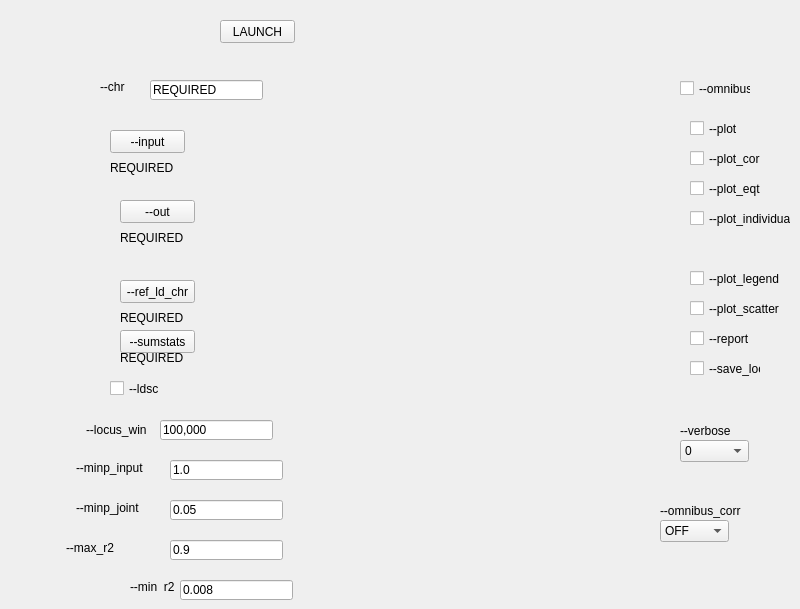
      <widget class="QWidget" name="tab_13">
       <attribute name="title">
        <string>Post Processing</string>
       </attribute>
       <widget class="QCheckBox" name="FPPPLOTEQTL">
        <property name="geometry">
         <rect>
          <x>690</x>
          <y>180</y>
          <width>71</width>
          <height>17</height>
         </rect>
        </property>
        <property name="text">
         <string>--plot_eqtl	</string>
        </property>
       </widget>
       <widget class="QCheckBox" name="FPPPLOTINDIVIDUAL">
        <property name="geometry">
         <rect>
          <x>690</x>
          <y>210</y>
          <width>101</width>
          <height>17</height>
         </rect>
        </property>
        <property name="text">
         <string>--plot_individual	</string>
        </property>
       </widget>
       <widget class="QCheckBox" name="FPPPLOT">
        <property name="geometry">
         <rect>
          <x>690</x>
          <y>120</y>
          <width>71</width>
          <height>17</height>
         </rect>
        </property>
        <property name="text">
         <string>--plot</string>
        </property>
       </widget>
       <widget class="QCheckBox" name="FPPPLOTCORR">
        <property name="geometry">
         <rect>
          <x>690</x>
          <y>150</y>
          <width>71</width>
          <height>17</height>
         </rect>
        </property>
        <property name="text">
         <string>--plot_corr	</string>
        </property>
       </widget>
       <widget class="QCheckBox" name="FPPREPORT">
        <property name="geometry">
         <rect>
          <x>690</x>
          <y>330</y>
          <width>91</width>
          <height>17</height>
         </rect>
        </property>
        <property name="text">
         <string>--report	</string>
        </property>
       </widget>
       <widget class="QCheckBox" name="FPPSAVELOCI">
        <property name="geometry">
         <rect>
          <x>690</x>
          <y>360</y>
          <width>71</width>
          <height>17</height>
         </rect>
        </property>
        <property name="text">
         <string>--save_loci	</string>
        </property>
       </widget>
       <widget class="QCheckBox" name="FPPPLOTLEGEND">
        <property name="geometry">
         <rect>
          <x>690</x>
          <y>270</y>
          <width>91</width>
          <height>17</height>
         </rect>
        </property>
        <property name="text">
         <string>--plot_legend	</string>
        </property>
       </widget>
       <widget class="QCheckBox" name="FPPPLOTSCATTER">
        <property name="geometry">
         <rect>
          <x>690</x>
          <y>300</y>
          <width>91</width>
          <height>17</height>
         </rect>
        </property>
        <property name="text">
         <string>--plot_scatter	</string>
        </property>
       </widget>
       <widget class="QLabel" name="label_23">
        <property name="geometry">
         <rect>
          <x>680</x>
          <y>420</y>
          <width>81</width>
          <height>21</height>
         </rect>
        </property>
        <property name="text">
         <string>--verbose	</string>
        </property>
       </widget>
       <widget class="QComboBox" name="FPPVERBOSE">
        <property name="geometry">
         <rect>
          <x>680</x>
          <y>440</y>
          <width>69</width>
          <height>22</height>
         </rect>
        </property>
        <item>
         <property name="text">
          <string>0</string>
         </property>
        </item>
        <item>
         <property name="text">
          <string>1</string>
         </property>
        </item>
        <item>
         <property name="text">
          <string>2</string>
         </property>
        </item>
       </widget>
       <widget class="QLabel" name="label_24">
        <property name="geometry">
         <rect>
          <x>100</x>
          <y>80</y>
          <width>47</width>
          <height>13</height>
         </rect>
        </property>
        <property name="text">
         <string>--chr</string>
        </property>
       </widget>
       <widget class="QLineEdit" name="FPPCHR">
        <property name="geometry">
         <rect>
          <x>150</x>
          <y>80</y>
          <width>113</width>
          <height>20</height>
         </rect>
        </property>
        <property name="text">
         <string>REQUIRED</string>
        </property>
       </widget>
       <widget class="QPushButton" name="FPPINPUT">
        <property name="geometry">
         <rect>
          <x>110</x>
          <y>130</y>
          <width>75</width>
          <height>23</height>
         </rect>
        </property>
        <property name="text">
         <string>--input</string>
        </property>
       </widget>
       <widget class="QLabel" name="FPPINPUTLABEL">
        <property name="geometry">
         <rect>
          <x>110</x>
          <y>160</y>
          <width>181</width>
          <height>16</height>
         </rect>
        </property>
        <property name="text">
         <string>REQUIRED</string>
        </property>
       </widget>
       <widget class="QPushButton" name="FPPOUT">
        <property name="geometry">
         <rect>
          <x>120</x>
          <y>200</y>
          <width>75</width>
          <height>23</height>
         </rect>
        </property>
        <property name="text">
         <string>--out</string>
        </property>
       </widget>
       <widget class="QLabel" name="FPPOUTLABEL">
        <property name="geometry">
         <rect>
          <x>120</x>
          <y>230</y>
          <width>181</width>
          <height>16</height>
         </rect>
        </property>
        <property name="text">
         <string>REQUIRED</string>
        </property>
       </widget>
       <widget class="QPushButton" name="FPPREFLDCHR">
        <property name="geometry">
         <rect>
          <x>120</x>
          <y>280</y>
          <width>75</width>
          <height>23</height>
         </rect>
        </property>
        <property name="text">
         <string>--ref_ld_chr</string>
        </property>
       </widget>
       <widget class="QPushButton" name="FPPSUMSTATS">
        <property name="geometry">
         <rect>
          <x>120</x>
          <y>330</y>
          <width>75</width>
          <height>23</height>
         </rect>
        </property>
        <property name="text">
         <string>--sumstats</string>
        </property>
       </widget>
       <widget class="QCheckBox" name="FPPLDSC">
        <property name="geometry">
         <rect>
          <x>110</x>
          <y>380</y>
          <width>71</width>
          <height>17</height>
         </rect>
        </property>
        <property name="text">
         <string>--ldsc</string>
        </property>
       </widget>
       <widget class="QLineEdit" name="FPPLOCUSWIN">
        <property name="geometry">
         <rect>
          <x>160</x>
          <y>420</y>
          <width>113</width>
          <height>20</height>
         </rect>
        </property>
        <property name="text">
         <string>100,000</string>
        </property>
       </widget>
       <widget class="QLabel" name="label_51">
        <property name="geometry">
         <rect>
          <x>86</x>
          <y>420</y>
          <width>71</width>
          <height>20</height>
         </rect>
        </property>
        <property name="text">
         <string>--locus_win</string>
        </property>
       </widget>
       <widget class="QLineEdit" name="FPPMINPINPUT">
        <property name="geometry">
         <rect>
          <x>170</x>
          <y>460</y>
          <width>113</width>
          <height>20</height>
         </rect>
        </property>
        <property name="text">
         <string>1.0</string>
        </property>
       </widget>
       <widget class="QLabel" name="label_52">
        <property name="geometry">
         <rect>
          <x>76</x>
          <y>460</y>
          <width>91</width>
          <height>16</height>
         </rect>
        </property>
        <property name="text">
         <string>--minp_input</string>
        </property>
       </widget>
       <widget class="QLineEdit" name="FPPMINPJOINT">
        <property name="geometry">
         <rect>
          <x>170</x>
          <y>500</y>
          <width>113</width>
          <height>20</height>
         </rect>
        </property>
        <property name="text">
         <string>0.05</string>
        </property>
       </widget>
       <widget class="QLabel" name="label_53">
        <property name="geometry">
         <rect>
          <x>76</x>
          <y>500</y>
          <width>91</width>
          <height>16</height>
         </rect>
        </property>
        <property name="text">
         <string>--minp_joint</string>
        </property>
       </widget>
       <widget class="QLineEdit" name="FPPMAXR2">
        <property name="geometry">
         <rect>
          <x>170</x>
          <y>540</y>
          <width>113</width>
          <height>20</height>
         </rect>
        </property>
        <property name="text">
         <string>0.9</string>
        </property>
       </widget>
       <widget class="QLabel" name="label_54">
        <property name="geometry">
         <rect>
          <x>66</x>
          <y>540</y>
          <width>101</width>
          <height>16</height>
         </rect>
        </property>
        <property name="text">
         <string>--max_r2</string>
        </property>
       </widget>
       <widget class="QLineEdit" name="FPPMINR2">
        <property name="geometry">
         <rect>
          <x>180</x>
          <y>580</y>
          <width>113</width>
          <height>20</height>
         </rect>
        </property>
        <property name="text">
         <string>0.008</string>
        </property>
       </widget>
       <widget class="QLabel" name="label_55">
        <property name="geometry">
         <rect>
          <x>130</x>
          <y>580</y>
          <width>47</width>
          <height>13</height>
         </rect>
        </property>
        <property name="text">
         <string>--min_r2</string>
        </property>
       </widget>
       <widget class="QComboBox" name="FPPOMNIBUSCORR">
        <property name="geometry">
         <rect>
          <x>660</x>
          <y>520</y>
          <width>69</width>
          <height>22</height>
         </rect>
        </property>
        <item>
         <property name="text">
          <string>OFF</string>
         </property>
        </item>
        <item>
         <property name="text">
          <string>best</string>
         </property>
        </item>
        <item>
         <property name="text">
          <string>blup</string>
         </property>
        </item>
        <item>
         <property name="text">
          <string>bslmm</string>
         </property>
        </item>
        <item>
         <property name="text">
          <string>enet</string>
         </property>
        </item>
        <item>
         <property name="text">
          <string>lasso</string>
         </property>
        </item>
        <item>
         <property name="text">
          <string>top1</string>
         </property>
        </item>
       </widget>
       <widget class="QLabel" name="label_56">
        <property name="geometry">
         <rect>
          <x>660</x>
          <y>500</y>
          <width>91</width>
          <height>21</height>
         </rect>
        </property>
        <property name="text">
         <string>--omnibus_corr</string>
        </property>
       </widget>
       <widget class="QCheckBox" name="FPPOMNIBUS">
        <property name="geometry">
         <rect>
          <x>680</x>
          <y>80</y>
          <width>71</width>
          <height>17</height>
         </rect>
        </property>
        <property name="text">
         <string>--omnibus</string>
        </property>
       </widget>
       <widget class="QLabel" name="FPPREFLDCHRLABEL">
        <property name="geometry">
         <rect>
          <x>120</x>
          <y>310</y>
          <width>181</width>
          <height>16</height>
         </rect>
        </property>
        <property name="text">
         <string>REQUIRED</string>
        </property>
       </widget>
       <widget class="QLabel" name="FPPSUMSTATSLABEL">
        <property name="geometry">
         <rect>
          <x>120</x>
          <y>350</y>
          <width>181</width>
          <height>16</height>
         </rect>
        </property>
        <property name="text">
         <string>REQUIRED</string>
        </property>
       </widget>
       <widget class="QPushButton" name="FPPLAUNCH">
        <property name="geometry">
         <rect>
          <x>220</x>
          <y>20</y>
          <width>75</width>
          <height>23</height>
         </rect>
        </property>
        <property name="text">
         <string>LAUNCH</string>
        </property>
       </widget>
      </widget>
